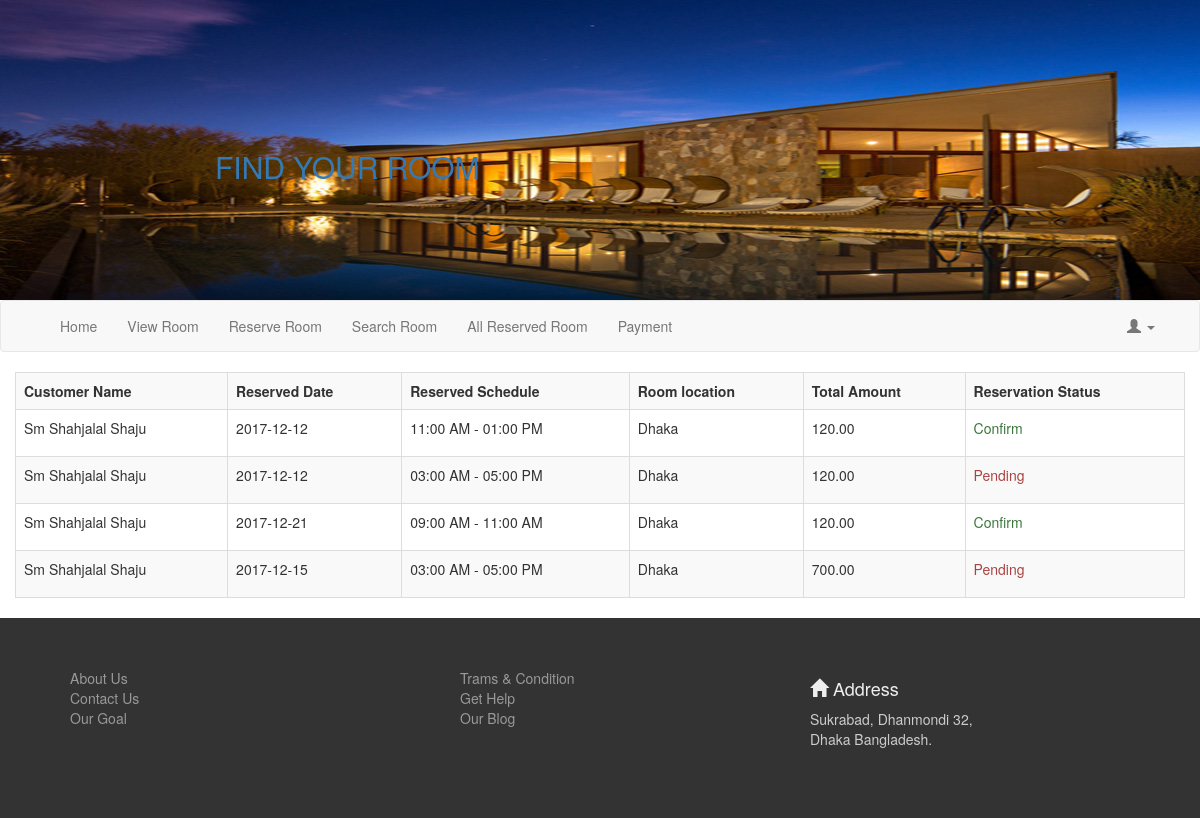
The app's page /showReservedRoom.php with its own data.
### tables this page shows
CREATE TABLE `payment` (
  `id` int(11) NOT NULL,
  `reservedId` int(11) DEFAULT NULL,
  `paymentAmount` double(10,2) DEFAULT NULL,
  `paymentstatus` varchar(255) DEFAULT NULL,
  `usersId` int(11) DEFAULT NULL
);

CREATE TABLE `users` (
  `id` int(11) NOT NULL,
  `name` varchar(255) DEFAULT NULL,
  `email` varchar(255) DEFAULT NULL,
  `password` varchar(255) DEFAULT NULL,
  `address` text,
  `role` varchar(255) DEFAULT NULL
);

CREATE TABLE `reserved_room` (
  `id` int(11) NOT NULL,
  `roomId` int(11) DEFAULT NULL,
  `reserveDate` varchar(255) DEFAULT NULL,
  `reservedSchedule` varchar(255) DEFAULT NULL
);

CREATE TABLE `room` (
  `id` int(11) NOT NULL,
  `location` varchar(255) DEFAULT NULL,
  `size` varchar(255) DEFAULT NULL,
  `scheduleTime` varchar(255) DEFAULT NULL,
  `price` double(10,2) DEFAULT NULL,
  `picture` varchar(255) DEFAULT NULL,
  `description` text
);

### include/databaseCon.php (called while the page is built, shortened)
<?php
class database
{
	private $host="localhost";
	private $username="root";
	private $password="";
	private $database_name="roomreservation";
	public function GetData($qry){
		$con = new mysqli($this->host,$this->username,$this->password,$this->database_name);
		if(mysqli_query($con,$qry))
		{
			$result = mysqli_query($con,$qry);
			return $result;
		}
		else
		{
			mysqli_close($con);
			return false;
		}
	}
}

### showReservedRoom.php (the view)
<?php
	include 'include/menu.php';
	$st = "SELECT paymentAmount,paymentstatus,name,reserveDate,reservedSchedule,location FROM payment,reserved_room,users,room where payment.usersId = users.id And payment.reservedId = reserved_room.id And room.id = reserved_room.roomId;";
	$result = $db->GetData($st);
?>
<div class="container">
	<div class="row">
		<table class="table table-striped table-bordered">
			<tr>
				<th>Customer Name</th>
				<th>Reserved Date</th>
				<th>Reserved Schedule</th>
				<th>Room location</th>
				<th>Total Amount</th>
				<th>Reservation Status</th>
			</tr>
			<?php
			while($info = mysqli_fetch_assoc($result))
				{ ?>
			<tr>
				<td> <?=$info['name'] ?> </td>
				<td> <?=$info['reserveDate'] ?> </td>
				<td> <?=$info['reservedSchedule'] ?> </td>
				<td> <?=$info['location'] ?> </td>
				<td> <?=$info['paymentAmount'] ?> </td>
				<td>
					<?php
						if($info['paymentstatus'] == 0)
						{
							echo '<p class="text-danger">Pending</p>';
						}
						else
						{
							echo '<p class="text-success">Confirm</p>';
						}
					?>
				</td>
			</tr> <?php } ?>
		</table>
	</div>
</div>
<?php
	include 'include/footer.php';
?>

### include/menu.php (shortened to what this page needs)
<!DOCTYPE html>
<html>
<head>
    <link rel="stylesheet" type="text/css" href="css/bootstrap.css">
    <link rel="stylesheet" href="font_awesome/css/font-awesome.min.css">
    <link rel="stylesheet" type="text/css" href="css/style.css">
</head>
<body>
	<div class="container-fluid head-top hidden-sm hidden-xs">
		<div class="row">
			<div class="col-md-6 text-uppercase">
				<h2><a href="findRoom.php">Find your Room</a></h2>
			</div>
		</div>
	</div>
	<nav class="navbar navbar-default">
		<div class="container">
			<div class="collapse navbar-collapse" id="bs-example-navbar-collapse-1">
			    <ul class="nav navbar-nav">
			        <li><a href="index.php">Home</a></li>
			        <li><a href="viewRoom.php">View Room </a></li>
			        <li><a href="reserveRoom.php">Reserve Room</a></li>
			        <li><a href="findRoom.php">Search Room</a></li>
			        <li><a href="showReservedRoom.php">All Reserved Room</a></li>
			        <?php
			    	if($_SESSION["user-role"] == 0)
			    		{ ?>
						    <li><a href="Payment.php">Payment</a></li>
						<?php
			    	}
			    ?>
			    </ul>
			    <ul class="nav navbar-nav navbar-right">
			        <li class="dropdown">
				        <a href="#" class="dropdown-toggle" data-toggle="dropdown" role="button" aria-haspopup="true" aria-expanded="false"><span class="glyphicon glyphicon-user"></span> <span class="caret"></span></a>
				    </li>
			    </ul>
			</div>
		</div>
	</nav>

### include/footer.php (shortened to what this page needs)
<footer class="footer">
		<div class="container">
			<div class="row">
				<div class="col-md-4">
					<ul>
						<li> <a href="">About Us</a></li>
						<li> <a href="">Contact Us</a></li>
						<li> <a href="">Our Goal</a></li>
					</ul>
				</div>
				<div class="col-md-4">
					<ul>
						<li> <a href="">Trams & Condition</a></li>
						<li> <a href="">Get Help</a></li>
						<li> <a href="">Our Blog</a></li>
					</ul>
				</div>
				<div class="col-md-4">
					<h4 class="address"><span class="glyphicon glyphicon-home"></span> Address</h4>
					<address>
						Sukrabad, Dhanmondi 32,<br>
						Dhaka Bangladesh.
					</address>
				</div>
			</div>
		</div>
	</footer>
</body>
</html>

### css/style.css (style rules this page uses)
.head-top { background-image: url('../image/backpic1.jpg'); background-position:top; background-repeat: no-repeat; background-size: cover; min-height: 300px; }
.head-top h2 { padding: 130px 0px 0px 100px; color: #fff; }
.footer { background-color: #333; min-height: 200px; }
.footer ul li { list-style-type: none; }
.footer ul li a { color: #999; text-decoration: none; }
.footer .col-md-4 { margin-top: 50px; margin-bottom: 20px; }
.footer .address { color: #eee; }
.footer address { color: #ccc; }

### records on screen
payment: usersId.name "Sm Shahjalal Shaju", reservedId.reserveDate "2017-12-12", reservedId.reservedSchedule "11:00 AM - 01:00 PM", room.location "Dhaka", paymentAmount "120.00", paymentstatus "Confirm"
payment: usersId.name "Sm Shahjalal Shaju", reservedId.reserveDate "2017-12-12", reservedId.reservedSchedule "03:00 AM - 05:00 PM", room.location "Dhaka", paymentAmount "120.00", paymentstatus "Pending"
payment: usersId.name "Sm Shahjalal Shaju", reservedId.reserveDate "2017-12-21", reservedId.reservedSchedule "09:00 AM - 11:00 AM", room.location "Dhaka", paymentAmount "120.00", paymentstatus "Confirm"
payment: usersId.name "Sm Shahjalal Shaju", reservedId.reserveDate "2017-12-15", reservedId.reservedSchedule "03:00 AM - 05:00 PM", room.location "Dhaka", paymentAmount "700.00", paymentstatus "Pending"
